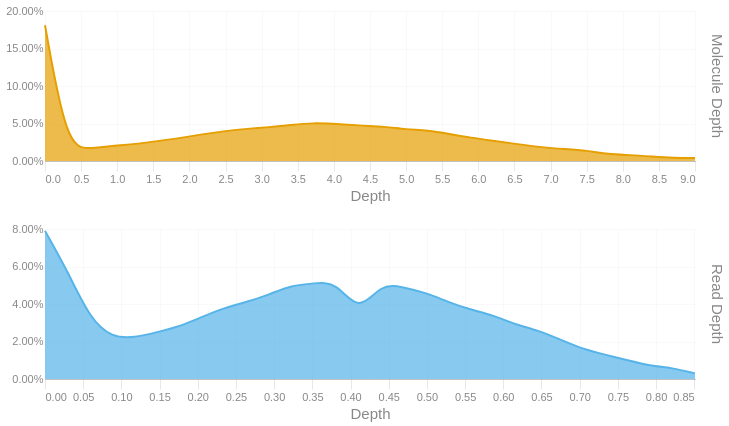

Notebook code for this chart:
### Code cell
readdep = depth_hist(tb['Read Depth'], q99, 3)
readdep = readdep.with_columns(pl.lit('Read Depth').alias('Metric'))
if not SKIPLR:
    moldep = depth_hist(tb['Molecule Depth'], mol_q99, 1)
    moldep = moldep.with_columns(pl.lit('Molecule Depth').alias('Metric'))
    _hist = pl.concat([readdep, moldep])
    _hist = _hist.filter(pl.col('Proportion') != 0)
    with SafeRender(_hist):
        (
            alt.Chart(_hist)        
            .mark_area(interpolate = "basis")
            .encode(
                x=alt.X('Bin:Q').scale(domainMin=0).axis(alt.Axis(title='Depth')),
                y = alt.Y('Proportion:Q', title = None).axis(format = '.2%'),
                color = alt.Color('Metric:N').legend(None),
                row = alt.Row("Metric:N").header(title = None, labelOrient = 'right'),
                tooltip = [
                    alt.Tooltip("Metric:N", title = "Metric"),
                    alt.Tooltip('Interval:N', title = "Depth Interval"),
                    alt.Tooltip('Proportion:Q', title = "% Alignments").format('.2%')
                ]
            )
            .resolve_scale(x='independent', y='independent')
            .properties(
                height = 150, width = 650,
                usermeta={'embedOptions': {'downloadFileName': f'{samplename}.depth.hist'}}
            )
        ).display()
else:
    readdep = readdep.filter(pl.col('Proportion') != 0)
    with SafeRender(readdep):
        (
            alt.Chart(readdep)        
            .mark_area(interpolate = "basis")
            .encode(
                x=alt.X('Bin:Q').scale(domainMin=0).axis(alt.Axis(title='Depth')),
                y = alt.Y('Proportion:Q', title = None).axis(format = '.2%'),
                tooltip = [
                    alt.Tooltip('Interval:N', title = "Depth Interval"),
                    alt.Tooltip('Proportion:Q', title = "% Alignments").format('.2%')
                ]
            )
            .properties(
                usermeta={'embedOptions': {'downloadFileName': f'{samplename}.depth.hist'}}
            )
        ).display()

### Figure 1 — Vega-Lite specification as saved in the notebook (floating-point values rounded to 4 significant figures)
{"width": 650, "height": 150, "config": {"title": {"anchor": "start", "dy": -15, "fontSize": 18, "color": "#888888", "subtitleColor": "#888888", "subtitleFontSize": 14}, "arc": {"fill": "#0072B2"}, "axis": {"domainColor": "#888888", "domainWidth": 0.5, "gridWidth": 0.2, "grid": false, "titleFontWeight": 400, "titleFontSize": 15, "labelFontSize": 11, "labelColor": "#888888", "tickColor": "#888888", "tickWidth": 0.2, "titleColor": "#888888"}, "axisBand": {"grid": false}, "axisX": {"grid": true, "tickSize": 10, "domainCap": "round"}, "axisY": {"domain": false, "grid": true, "tickSize": 0, "domainCap": "round"}, "background": "transparent", "header": {"labelFontSize": 15, "labelColor": "#888888", "titleFontSize": 15, "titleFontWeight": 600, "titleColor": "#888888"}, "legend": {"labelFont": "sans-serif", "labelFontSize": 12, "labelColor": "#888888", "symbolSize": 100, "symbolType": "circle", "titleFontSize": 12, "titlePadding": 10, "titleColor": "#888888", "title": null}, "range": {"category": ["#E69F00", "#56B4E9", "#009E73", "#F0E442", "#0072B2", "#D55E00", "#CC79A7", "#000000"], "diverging": ["#cfe8f3", "#a2d4ec", "#73bfe2", "#46abdb", "#1696d2", "#12719e"]}, "area": {"fill": "#0072B2", "fillOpacity": 0.7, "line": true, "strokeOpacity": 0.7}, "line": {"color": "#0072B2", "stroke": "#0072B2", "strokeWidth": 2}, "trail": {"color": "#0072B2", "stroke": "#0072B2", "strokeWidth": 0, "size": 1}, "point": {"filled": true, "fillOpacity": 1.0, "size": 95}, "text": {"color": "#888888", "fontSize": 11, "align": "right", "fontWeight": 400, "size": 11}, "bar": {"fill": "#0072B2", "stroke": null}, "view": {"stroke": null, "continuousWidth": 660, "continuousHeight": 400}}, "data": {"name": "data-5f21cdebbf87f6a50591dca4352900d6"}, "mark": {"type": "area", "interpolate": "basis"}, "encoding": {"color": {"field": "Metric", "legend": null, "type": "nominal"}, "row": {"field": "Metric", "header": {"title": null, "labelOrient": "right"}, "type": "nominal"}, "tooltip": [{"field": "Metric", "title": "Metric", "type": "nominal"}, {"field": "Interval", "title": "Depth Interval", "type": "nominal"}, {"field": "Proportion", "format": ".2%", "title": "% Alignments", "type": "quantitative"}], "x": {"axis": {"title": "Depth"}, "field": "Bin", "scale": {"domainMin": 0}, "type": "quantitative"}, "y": {"axis": {"format": ".2%"}, "field": "Proportion", "title": null, "type": "quantitative"}}, "resolve": {"scale": {"x": "independent", "y": "independent"}}, "usermeta": {"embedOptions": {"downloadFileName": "TF26LRJL0079_5B_10484332_23Y22YLT4_L7.depth.hist"}}, "$schema": "https://vega.github.io/schema/vega-lite/v6.4.1.json", "datasets": {"data-5f21cdebbf87f6a50591dca4352900d6": [{"Bin": 0.0, "Interval": "0.0-0.029", "Proportion": 0.079, "Metric": "Read Depth"}, {"Bin": 0.029, "Interval": "0.029-0.059", "Proportion": 0.058, "Metric": "Read Depth"}, {"Bin": 0.059, "Interval": "0.059-0.088", "Proportion": 0.032, "Metric": "Read Depth"}, {"Bin": 0.088, "Interval": "0.088-0.117", "Proportion": 0.022, "Metric": "Read Depth"}, {"Bin": 0.117, "Interval": "0.117-0.147", "Proportion": 0.022, "Metric": "Read Depth"}, {"Bin": 0.147, "Interval": "0.147-0.176", "Proportion": 0.025, "Metric": "Read Depth"}, {"Bin": 0.176, "Interval": "0.176-0.205", "Proportion": 0.028, "Metric": "Read Depth"}, {"Bin": 0.205, "Interval": "0.205-0.235", "Proportion": 0.033, "Metric": "Read Depth"}, {"Bin": 0.235, "Interval": "0.235-0.264", "Proportion": 0.038, "Metric": "Read Depth"}, {"Bin": 0.264, "Interval": "0.264-0.293", "Proportion": 0.041, "Metric": "Read Depth"}, {"Bin": 0.293, "Interval": "0.293-0.323", "Proportion": 0.045, "Metric": "Read Depth"}, {"Bin": 0.323, "Interval": "0.323-0.352", "Proportion": 0.05, "Metric": "Read Depth"}, {"Bin": 0.352, "Interval": "0.352-0.381", "Proportion": 0.051, "Metric": "Read Depth"}, {"Bin": 0.381, "Interval": "0.381-0.411", "Proportion": 0.052, "Metric": "Read Depth"}, {"Bin": 0.411, "Interval": "0.411-0.44", "Proportion": 0.035, "Metric": "Read Depth"}, {"Bin": 0.44, "Interval": "0.44-0.469", "Proportion": 0.051, "Metric": "Read Depth"}, {"Bin": 0.469, "Interval": "0.469-0.499", "Proportion": 0.049, "Metric": "Read Depth"}, {"Bin": 0.499, "Interval": "0.499-0.528", "Proportion": 0.046, "Metric": "Read Depth"}, {"Bin": 0.528, "Interval": "0.528-0.557", "Proportion": 0.041, "Metric": "Read Depth"}, {"Bin": 0.557, "Interval": "0.557-0.587", "Proportion": 0.037, "Metric": "Read Depth"}, {"Bin": 0.587, "Interval": "0.587-0.616", "Proportion": 0.034, "Metric": "Read Depth"}, {"Bin": 0.616, "Interval": "0.616-0.645", "Proportion": 0.029, "Metric": "Read Depth"}, {"Bin": 0.645, "Interval": "0.645-0.675", "Proportion": 0.026, "Metric": "Read Depth"}, {"Bin": 0.675, "Interval": "0.675-0.704", "Proportion": 0.021, "Metric": "Read Depth"}, {"Bin": 0.704, "Interval": "0.704-0.733", "Proportion": 0.016, "Metric": "Read Depth"}, {"Bin": 0.733, "Interval": "0.733-0.763", "Proportion": 0.013, "Metric": "Read Depth"}, {"Bin": 0.763, "Interval": "0.763-0.792", "Proportion": 0.01, "Metric": "Read Depth"}, {"Bin": 0.792, "Interval": "0.792-0.821", "Proportion": 0.007, "Metric": "Read Depth"}, {"Bin": 0.821, "Interval": "0.821-0.851", "Proportion": 0.006, "Metric": "Read Depth"}, {"Bin": 0.851, "Interval": "0.851-0.88", "Proportion": 0.003, "Metric": "Read Depth"}, {"Bin": 0.0, "Interval": "0.0-0.3", "Proportion": 0.181, "Metric": "Molecule Depth"}, {"Bin": 0.3, "Interval": "0.3-0.6", "Proportion": 0.02, "Metric": "Molecule Depth"}, {"Bin": 0.6, "Interval": "0.6-0.9", "Proportion": 0.016, "Metric": "Molecule Depth"}, {"Bin": 0.9, "Interval": "0.9-1.2", "Proportion": 0.02, "Metric": "Molecule Depth"}, {"Bin": 1.2, "Interval": "1.2-1.6", "Proportion": 0.022, "Metric": "Molecule Depth"}, {"Bin": 1.6, "Interval": "1.6-1.9", "Proportion": 0.027, "Metric": "Molecule Depth"}, {"Bin": 1.9, "Interval": "1.9-2.2", "Proportion": 0.031, "Metric": "Molecule Depth"}, {"Bin": 2.2, "Interval": "2.2-2.5", "Proportion": 0.036, "Metric": "Molecule Depth"}, {"Bin": 2.5, "Interval": "2.5-2.8", "Proportion": 0.04, "Metric": "Molecule Depth"}, {"Bin": 2.8, "Interval": "2.8-3.1", "Proportion": 0.043, "Metric": "Molecule Depth"}, {"Bin": 3.1, "Interval": "3.1-3.4", "Proportion": 0.045, "Metric": "Molecule Depth"}, {"Bin": 3.4, "Interval": "3.4-3.7", "Proportion": 0.048, "Metric": "Molecule Depth"}, {"Bin": 3.7, "Interval": "3.7-4.1", "Proportion": 0.051, "Metric": "Molecule Depth"}, {"Bin": 4.1, "Interval": "4.1-4.4", "Proportion": 0.049, "Metric": "Molecule Depth"}, {"Bin": 4.4, "Interval": "4.4-4.7", "Proportion": 0.047, "Metric": "Molecule Depth"}, {"Bin": 4.7, "Interval": "4.7-5.0", "Proportion": 0.046, "Metric": "Molecule Depth"}, {"Bin": 5.0, "Interval": "5.0-5.3", "Proportion": 0.042, "Metric": "Molecule Depth"}, {"Bin": 5.3, "Interval": "5.3-5.6", "Proportion": 0.041, "Metric": "Molecule Depth"}, {"Bin": 5.6, "Interval": "5.6-5.9", "Proportion": 0.036, "Metric": "Molecule Depth"}, {"Bin": 5.9, "Interval": "5.9-6.2", "Proportion": 0.031, "Metric": "Molecule Depth"}, {"Bin": 6.2, "Interval": "6.2-6.5", "Proportion": 0.027, "Metric": "Molecule Depth"}, {"Bin": 6.5, "Interval": "6.5-6.9", "Proportion": 0.023, "Metric": "Molecule Depth"}, {"Bin": 6.9, "Interval": "6.9-7.2", "Proportion": 0.018, "Metric": "Molecule Depth"}, {"Bin": 7.2, "Interval": "7.2-7.5", "Proportion": 0.016, "Metric": "Molecule Depth"}, {"Bin": 7.5, "Interval": "7.5-7.8", "Proportion": 0.014, "Metric": "Molecule Depth"}, {"Bin": 7.8, "Interval": "7.8-8.1", "Proportion": 0.009, "Metric": "Molecule Depth"}, {"Bin": 8.1, "Interval": "8.1-8.4", "Proportion": 0.008, "Metric": "Molecule Depth"}, {"Bin": 8.4, "Interval": "8.4-8.7", "Proportion": 0.006, "Metric": "Molecule Depth"}, {"Bin": 8.7, "Interval": "8.7-9.0", "Proportion": 0.004, "Metric": "Molecule Depth"}, {"Bin": 9.0, "Interval": "9.0-9.35", "Proportion": 0.004, "Metric": "Molecule Depth"}]}}
